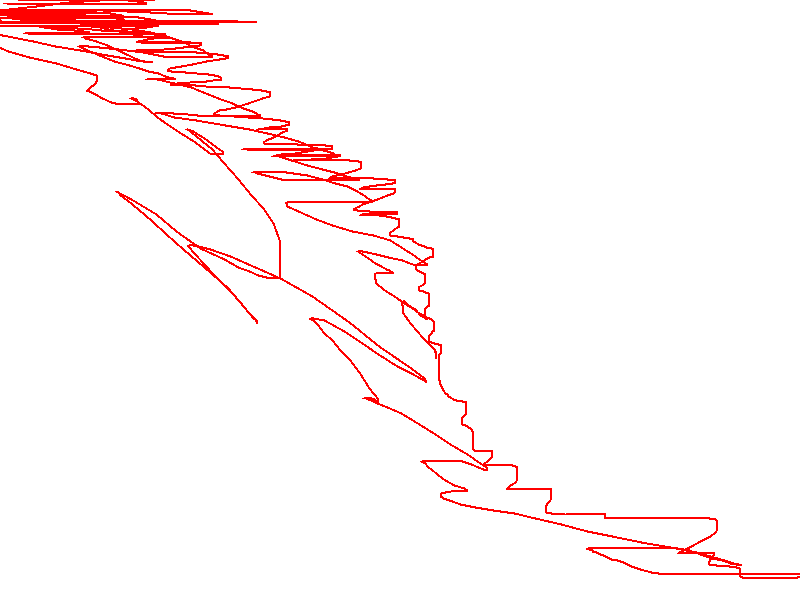
#> input picture Music/FunctionalFormGuiInput.png, 800 x 600 px, found by its file name
$ python FunctionalFormGui.py
#> lines starting #> are read from the running program, lines starting #| are printed output that depends on the picture
import numpy as np
import matplotlib.pyplot as plt
from PIL import Image


def get_function(x_min, x_max, y_min, y_max):
#> called with x_min = -100, x_max = 100, y_min = 0, y_max = 1
    im = Image.open("FunctionalFormGuiInput.png")
#> im is the input picture: PIL image 800x600 RGBA; mean R, G, B, A 255, 245.7, 245.7, 255
    pix = im.load()
    assert pix[0, 0] in [(0, 0, 0, 255), (255, 255, 255, 255)]

    x_transform = lambda x: x_min + (x - 0)/(im.size[0] - 0) * (x_max - x_min)
    y_transform = lambda y_: (lambda y: y_min + (y - 0)/(im.size[1] - 0) * (y_max - y_min))(im.size[1] - y_)

    f_dict = {}
    for x in range(im.size[0]):
        vals = [y_transform(y) for y in range(im.size[1]) if pix[x, y] != (255, 255, 255, 255)]
        f_dict[x_transform(x)] = np.mean(vals) if vals != [] else 0
#> after the loop, f_dict = 800 items

    def f(x):
        if x in f_dict:
            return f_dict[x]
        keys = f_dict.keys()
        if x >= max(keys):
            return f_dict[max(keys)]
        if x <= min(keys):
            return f_dict[min(keys)]

        lo = max(i for i in keys if i <= x)
        hi = min(i for i in keys if i >= x)

        return f_dict[lo] + (x - lo)/(hi - lo) * (f_dict[hi] - f_dict[lo])

    return f


def get_distribution_function(xs, weight_function):
    ws = [weight_function(x) for x in xs]
    s = sum(ws)
    norm_ws = [w/s for w in ws]
    return lambda: np.random.choice(xs, p=norm_ws)


if __name__ == "__main__":
    f = get_function(-100, 100, 0, 1)
    xs = range(-100, 101)
    ys = [f(x) for x in xs]
#> ys = 201 values, max 0.968 at index 5, min 0.0408 at index 186, mean 0.476
    # print("\n".join([str(i) for i in zip(xs, ys)]))
    plt.plot(xs, ys)
    plt.show()
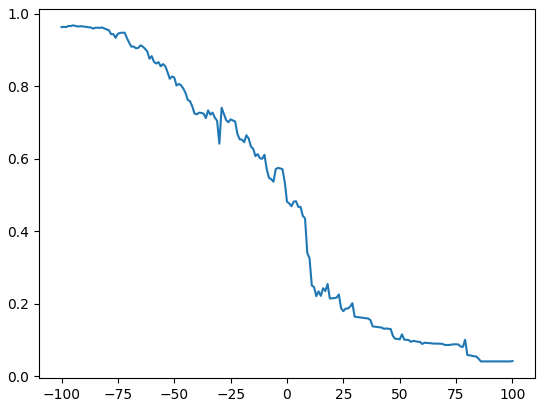
#> figure drawn by matplotlib, 1 panel; curve peaks at x = -95, y = 0.968

    dist = get_distribution_function(xs, f)
#> in get_distribution_function, `ws = [weight_function(x) for x in xs]`: ws has the same summary as ys outside get_distribution_function
#> in get_distribution_function, `s = sum(ws)`: s = 95.74
#> in get_distribution_function, `norm_ws = [w/s for w in ws]`: norm_ws = 201 values, max 0.0101 at index 5, min 0.000426 at index 186, mean 0.00498
    samples = [dist() for i in range(10000)]
    plt.hist(samples, bins=30)
    plt.show()
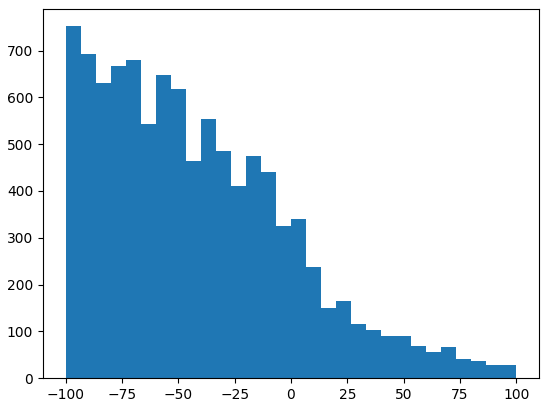
#> figure drawn by matplotlib, 1 panel; tallest bar 752 high, from x = -100 to -93.33
